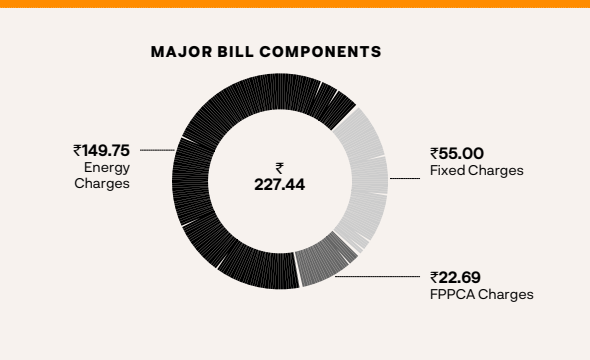
#> input picture project/scratch/demo_pdf_donut.png, 590 x 360 px, found by its file name
$ python find_donut_radius.py
#> lines starting #> are read from the running program, lines starting #| are printed output that depends on the picture
import numpy as np
from PIL import Image

img = Image.open('f:/BILLING/project/scratch/demo_pdf_donut.png')
#> img is the input picture: PIL image 590x360 RGB; mean R, G, B 227, 220.1, 213.6
# crop was (600, 720, 1190, 1080) at scale 2.0 (so in PDF coords: x0=300, y0_from_top=360)
# Let's find circle center and inner/outer radii
arr = np.array(img.convert('L'))
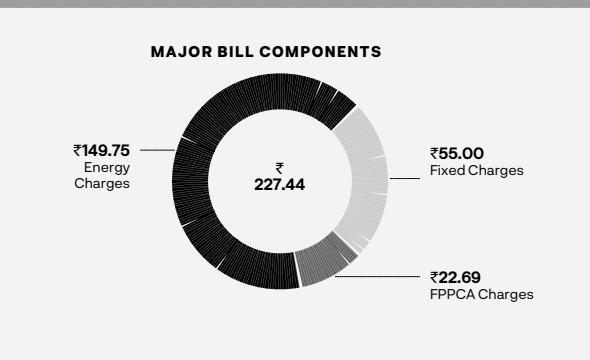
#> arr: shape (360, 590); min 0, max 243, mean 221.4
# background is around 245
# circle has rays that are darker (<220)
# Find vertical column sum and horizontal row sum
# In crop image coordinates:
# Midpoint of 227.44 in crop image:
# x in PDF: 440.0 -> in crop: (440 - 300) * 2 = 280
# y in PDF: 448.6 -> in crop: (448.6 - 360) * 2 = 177.2
cx_crop = 280.0
cy_crop = 177.2

# Check horizontal cross section through cy_crop
row = arr[int(cy_crop), :]
#> row = 590 values, max 243 at index 0, min 0 at index 188, mean 225.7
# Print where dark pixels are along this horizontal line
dark_indices = np.where(row < 220)[0]
#> dark_indices = 80 values from 85 to 505
print("Dark x indices on row", int(cy_crop), ":", dark_indices)
#| Dark x indices on row 177 : [ 85  86 172 173 174 175 176 177 178 179 180 181 182 183 184 185 186 187
#|  188 189 190 191 192 193 194 195 196 197 198 199 200 201 202 203 204 205
#|  206 207 208 352 353 354 355 356 357 358 359 360 361 362 363 364 365 366
#|  367 368 369 370 371 372 373 374 375 376 377 378 379 380 381 382 383 384
#|  385 386 387 501 502 503 504 505]

# Left outer edge, left inner edge, right inner edge, right outer edge:
# Let's find radial distances from (cx_crop, cy_crop):
H, W = arr.shape
#> H = 360; W = 590
y_idx, x_idx = np.ogrid[:H, :W]
#> y_idx = 360 values from 0 to 359
dist = np.sqrt((x_idx - cx_crop)**2 + (y_idx - cy_crop)**2)

# For dist in range 0..200, compute average intensity
d_bins = np.arange(0, 180, 2)
intensities = []
for d in d_bins:
    mask = (dist >= d) & (dist < d + 2)
    intensities.append(arr[mask].mean())
#> after the loop, intensities = 90 values, max 243 at index 15, min 76.72 at index 47, mean 201

for d, val in zip(d_bins, intensities):
    if val < 235: # has dark pixels
        print(f"dist={d/2:.1f} pt in PDF: mean={val:.1f}")
#> this loop made 90 passes
#> (d, val) on passes 1 to 12: (0, 190.7), (2, 188.3), (4, 195.7), (6, 210.6), (8, 200.4), (10, 172.1), (12, 182.3), (14, 201), (16, 219.5), (18, 217), (20, 217.6), (22, 218.2)
#| dist=0.0 pt in PDF: mean=190.7
#| dist=1.0 pt in PDF: mean=188.3
#| dist=2.0 pt in PDF: mean=195.7
#| dist=3.0 pt in PDF: mean=210.6
#| dist=4.0 pt in PDF: mean=200.4
#| dist=5.0 pt in PDF: mean=172.1
#| dist=6.0 pt in PDF: mean=182.3
#| dist=7.0 pt in PDF: mean=201.0
#> (further printed lines are left out)
